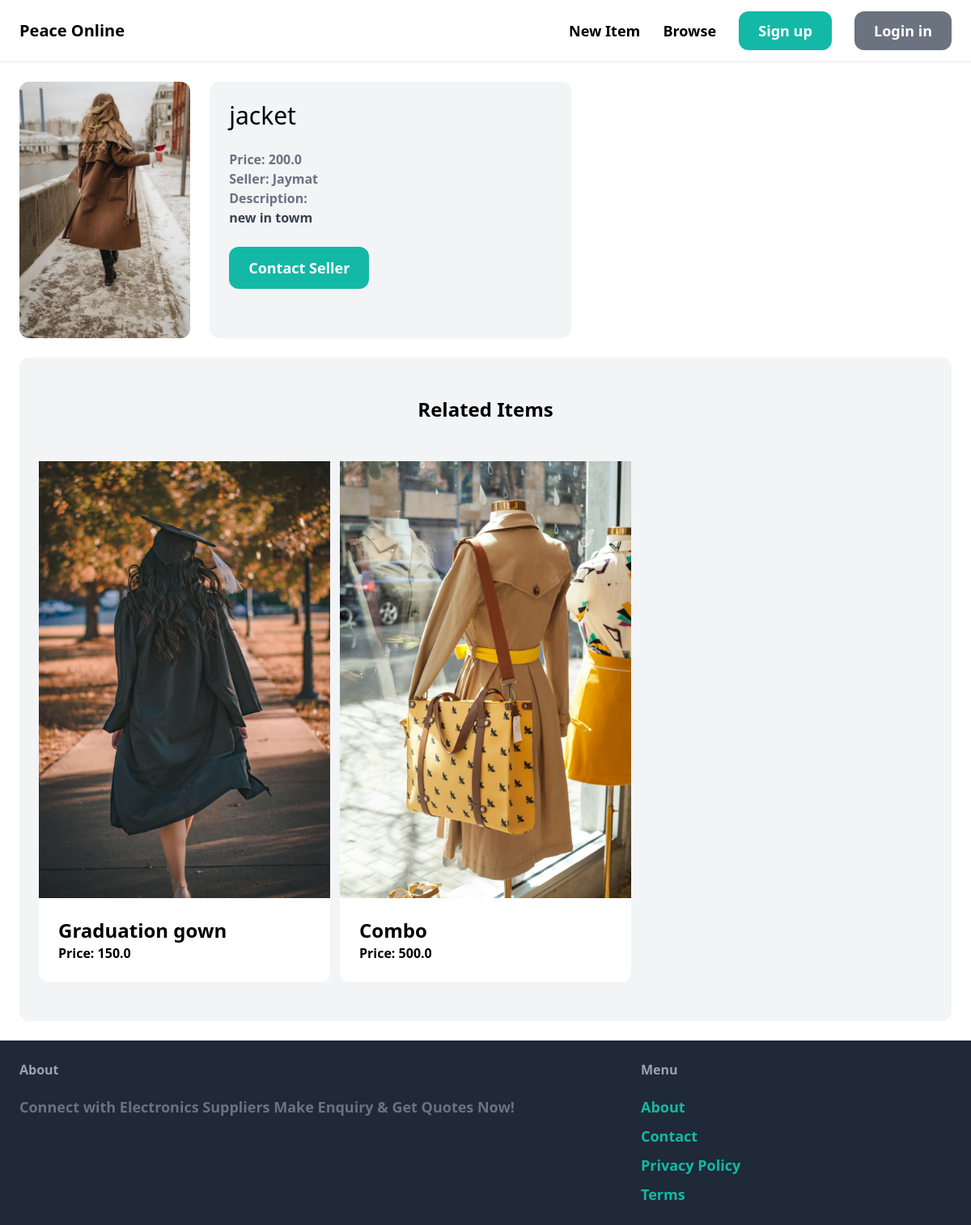
Screenshot of /items/22/ with the database file from the repository.
### item/models.py (models this page shows, shortened)
class Item(models.Model):
    category = models.ForeignKey(Category, related_name='items', on_delete=models.CASCADE)
    name = models.CharField(max_length=255)
    description = models.TextField(blank=True, null=True)
    price = models.FloatField()
    image = models.ImageField(upload_to='item_images', blank=True, null=True)
    is_sold = models.BooleanField(default=False)
    created_by = models.ForeignKey(User, related_name='items', on_delete=models.CASCADE)
    created_at = models.DateTimeField(auto_now_add=True)

### item/views.py (the view)
# urls.py: path('<int:pk>/', views.detail, name='detail'),
def detail(request, pk):
    try:
        item = Item.objects.get(pk=pk)
    except Item.DoesNotExist:
        raise Http404("Item does not exist")
    related_items = Item.objects.filter(category=item.category, is_sold=False).exclude(pk=pk)[0:3]
    context = {'item': item, 'related_items': related_items}
    return render(request, 'item/detail.html', context)

### item/templates/item/detail.html
{% extends 'core/base.html' %} {% block content %}
<div class="grid grid-cols-5 gap-6">
  <div class="cols-span-3">
    <img src="{{ item.image.url }}" class="rounded-xl" />
  </div>
  <div class="col-span-2 p-6 bg-gray-100 rounded-xl">
    <h1 class="mb-6 text-3xl">{{ item.name }}</h1>
    <p class="text-gray-500"><strong>Price: <strong>{{ item.price }}</p>
    <p class="text-gray-500"><strong>Seller: <strong>{{ item.created_by.username }}</p>
    {% if item.description  %}
    <p class="text-gray-700">
        <strong class="text-gray-500">Description:</strong><br>
        {{ item.description }}
    </p>
    {% endif %}
    {% if request.user == item.created_by %}
    <div class="mt-6 p-6 bg-white rounded xl">
      <p>This is your item!</p>
      <a href="{% url 'item:edit' item.id %}" class="inline-block mt-6 px-6 py-3 text-lg font-semibold bg-teal-500 rounded-xl">Edit</a>
      <a href="{% url 'item:delete' item.id %}" class="inline-block mt-6 px-6 py-3 text-lg font-semibold bg-red-500 text-white rounded-xl">Delete</a>
    </div>
    {% else %}
      <a href="{% url 'conversation:new' item.id %}" class="inline-block mt-6 px-6 py-3 text-lg font-semibold bg-teal-500 text-white rounded-xl hover:bg-teal-700">Contact Seller</a>
      {% endif %}
  </div>
</div>
<div class="mt-6 px-6 py-12 bg-gray-100 rounded-xl">
  <h2 class="mb-12 text-2xl text-center">Related Items</h2>
  <div class="grid grid-cols-3 gap-3">
    {% for item in related_items %}
    <div>
      <a href="{% url 'item:detail' item.id %}">
        <div>
          {% if item.image %}
            <img src="{{ item.image.url }}" alt="{{ item.name }}">
          {% else %}
            <p>No image available</p>
          {% endif %}
        </div>
        <div class="p-6 bg-white rounded-b-xl">
          <h2 class="text-2xl">{{ item.name }}</h2>
          <p class+"text-gray-500">Price: {{ item.price }}</p>
        </div>
      </a>
    </div>
    {% endfor %}
  </div>
</div>
{% endblock %}

### rows the page displays
Item: image (picture), name "jacket", price "200.0", created_by.username "Jaymat", description "new in towm"
Item: image (picture), name "Graduation gown", price "150.0"
Item: image (picture), name "Combo", price "500.0"
